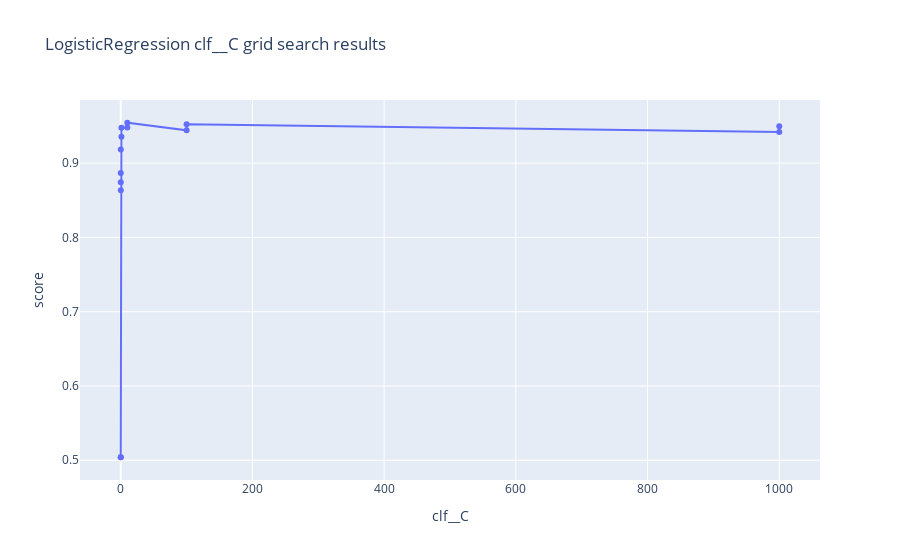

Notebook source saved alongside this figure:
### Code cell
visualize_model_grid_search_results(log_reg_gs_2, 'LogisticRegression', 'clf__C')

### Figure 1 — Plotly figure (JSON) as saved in the notebook; plotly's stock layout.template omitted (floating-point values rounded to 4 significant figures)
{"data": [{"mode": "lines+markers", "name": "mean_test_score", "type": "scatter", "x": [0.001, 0.001, 0.01, 0.01, 0.1, 0.1, 1, 1, 10, 10, 100, 100, 1000, 1000], "y": [0.504, 0.8742, 0.504, 0.8868, 0.8634, 0.9185, 0.9355, 0.9478, 0.9479, 0.9544, 0.9442, 0.9525, 0.9421, 0.9497]}], "layout": {"title": {"text": "LogisticRegression clf__C grid search results"}, "xaxis": {"title": {"text": "clf__C"}}, "yaxis": {"title": {"text": "score"}}}}
